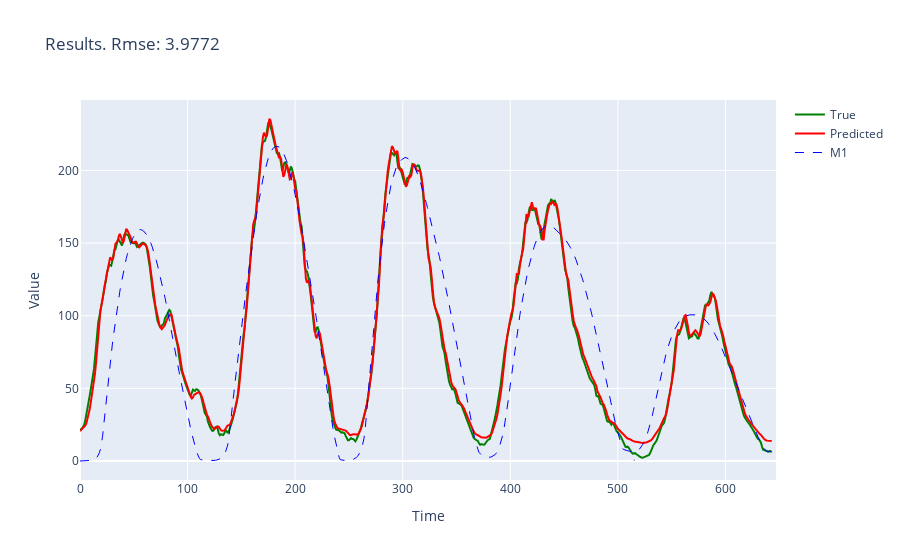

The notebook cell this image was saved under:
### Code cell
model.eval()
x = data.X.to(device)
y = data.y.to(device)
preds = model(x.to(device)).squeeze(1)

fig = go.Figure()
fig.add_trace(go.Scatter(y=y.cpu().numpy() * M, name='True', mode='lines', line=dict(color='green')))
fig.add_trace(go.Scatter(y=preds.detach().cpu().numpy() * M, name='Predicted', mode='lines', line=dict(color='red')))
# train-val line
# fig.add_shape(type='line', x0=(1 - test_val_size) * len(x), x1=(1 - test_val_size) * len(x), y0=0, y1=1, line=dict(color='gray', width=1, dash='dash'))
fig.add_shape(type='line', x0=0.8 * len(x), x1=0.8 * len(x), y0=0, y1=1, line=dict(color='gray', width=1, dash='dash'))
# add M1
fig.add_trace(go.Scatter(y=model_series * M, name='M1', mode='lines', line=dict(color='blue', dash='dash', width=1)))
fig.update_layout(title=f'Results. Rmse: {((y - preds) ** 2).mean().sqrt().item() * M:.4f}', xaxis_title='Time', yaxis_title='Value')
fig.show()

### Figure 1 — Plotly figure (JSON) as saved in the notebook; plotly's stock layout.template omitted (floating-point values rounded to 4 significant figures; data arrays with more than 128 entries replaced by an {"elided": "..."} marker saying what was removed)
{"data": [{"line": {"color": "green"}, "mode": "lines", "name": "True", "type": "scatter", "y": {"elided": "644 float values"}}, {"line": {"color": "red"}, "mode": "lines", "name": "Predicted", "type": "scatter", "y": {"elided": "644 float values"}}, {"line": {"color": "blue", "dash": "dash", "width": 1}, "mode": "lines", "name": "M1", "type": "scatter", "y": {"elided": "648 float values"}}], "layout": {"shapes": [{"line": {"color": "gray", "dash": "dash", "width": 1}, "type": "line", "x0": 515.2, "x1": 515.2, "y0": 0, "y1": 1}], "title": {"text": "Results. Rmse: 3.9772"}, "xaxis": {"title": {"text": "Time"}}, "yaxis": {"title": {"text": "Value"}}}}
